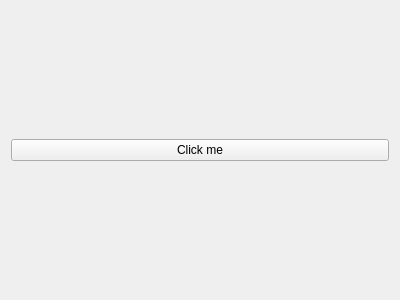
<?xml version="1.0" encoding="UTF-8"?>
<ui version="4.0">
 <class>Form</class>
 <widget class="QWidget" name="Form">
  <property name="geometry">
   <rect>
    <x>0</x>
    <y>0</y>
    <width>400</width>
    <height>300</height>
   </rect>
  </property>
  <property name="windowTitle">
   <string>Form</string>
  </property>
  <layout class="QVBoxLayout" name="verticalLayout">
   <item>
    <widget class="QPushButton" name="button">
     <property name="text">
      <string>Click me</string>
     </property>
    </widget>
   </item>
  </layout>
 </widget>
 <resources/>
 <connections/>
</ui>
